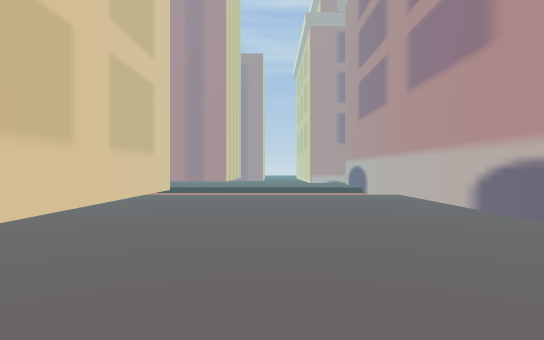
view 1 (above)

24 first-person views from a walk through a 3-D level made in the Unity game engine. The camera is 0.36 m above the floor, looks level and sees 75° across. The floor is counted in squares, 0.5 m on a side. Each view is taken from the middle of a square. On the plan, view 1 faces up. The plan holds only what a view shows up to about 11 squares ahead; the rest is blank. The place goes on beyond the plan. Some animated figures are not drawn. Some surface patterns are stand-ins.

view 2
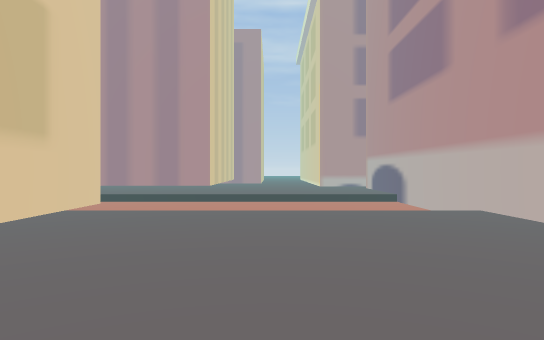

view 3
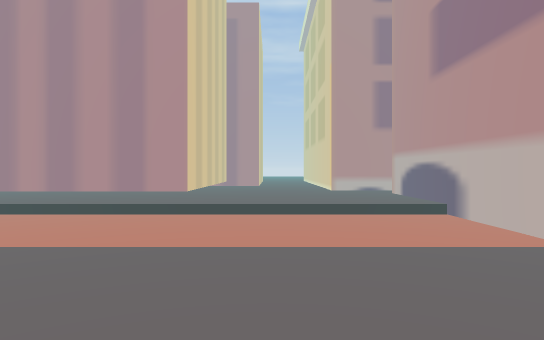

view 4
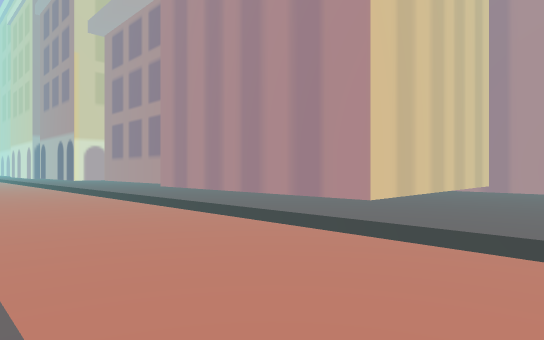

view 5
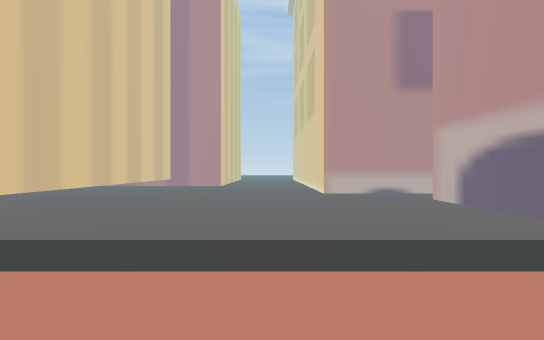

view 6
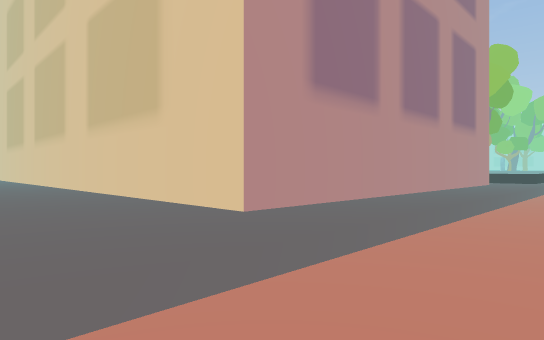

view 7
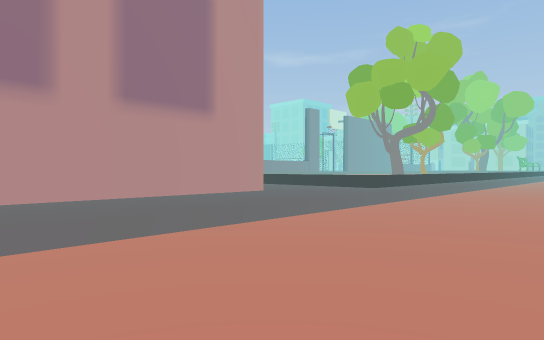

view 8
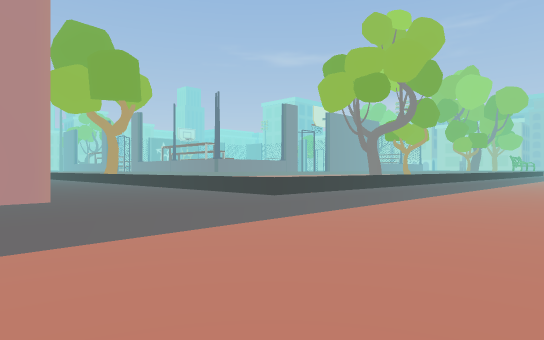

view 9
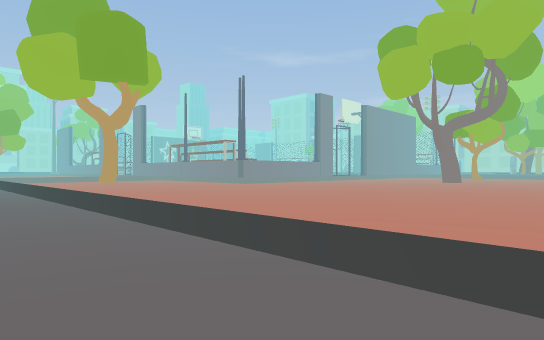

view 10
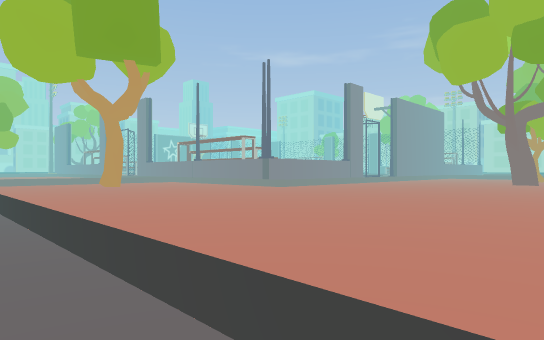

view 11
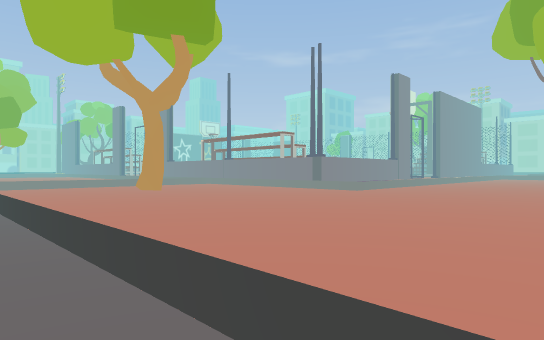

view 12
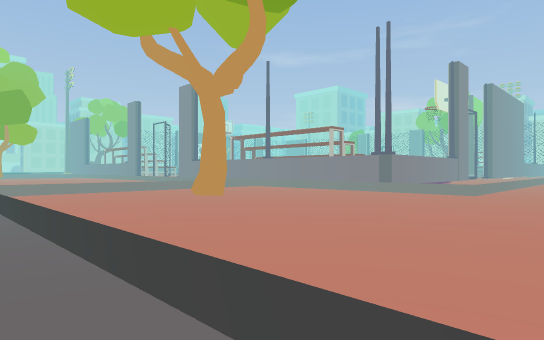

view 13
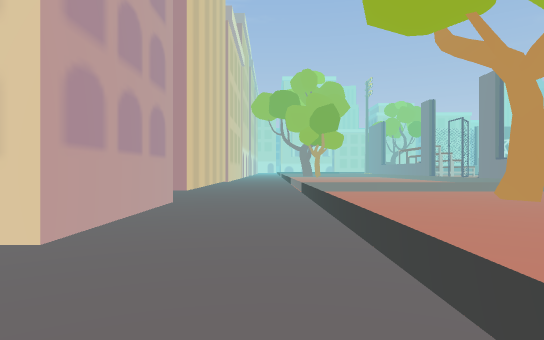

view 14
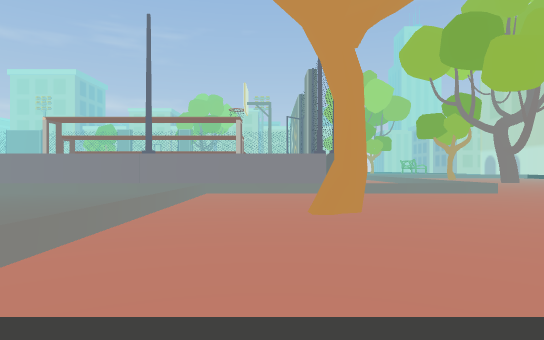

view 15
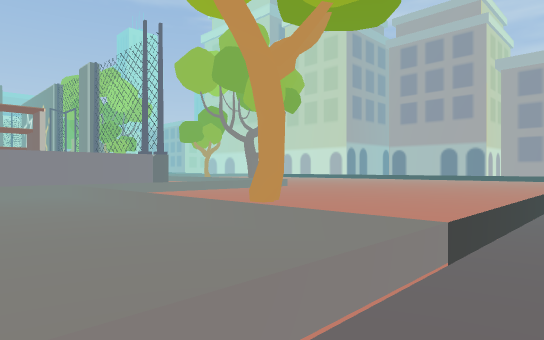

view 16
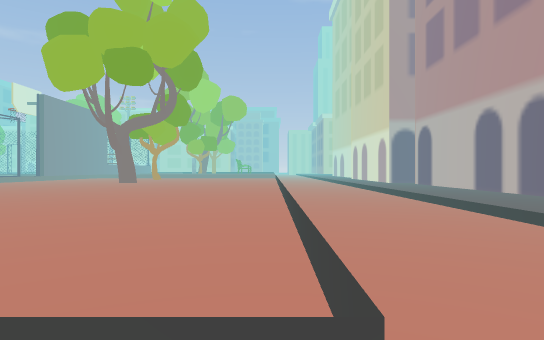

view 17
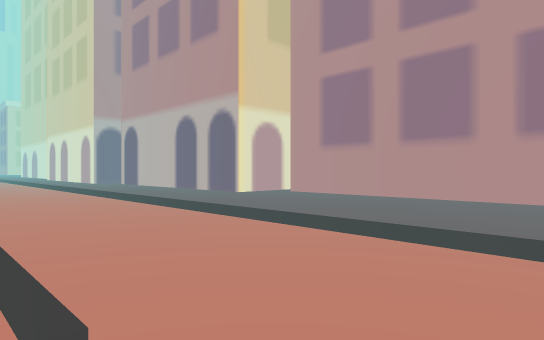

view 18
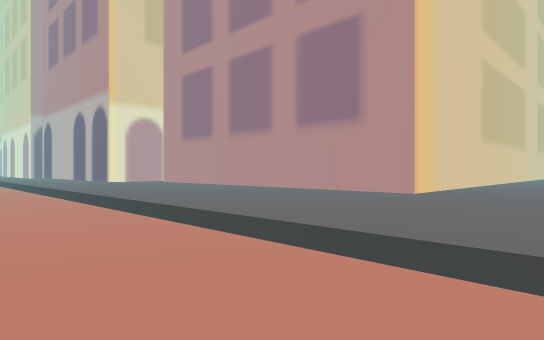

view 19
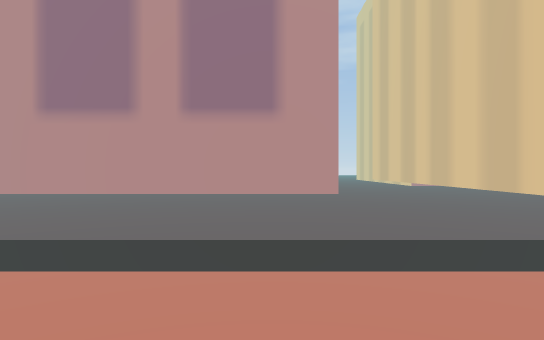

view 20
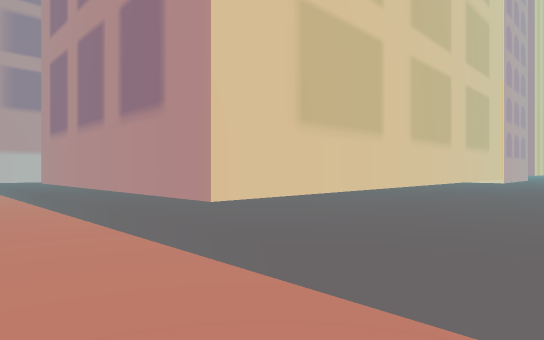

view 21
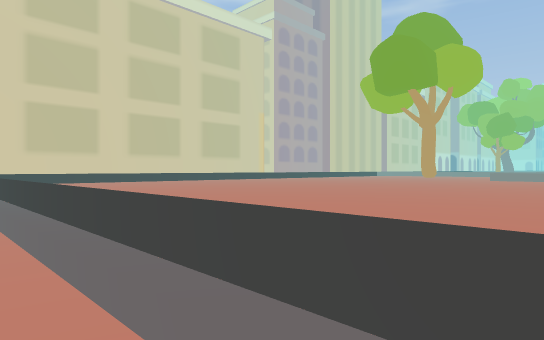

view 22
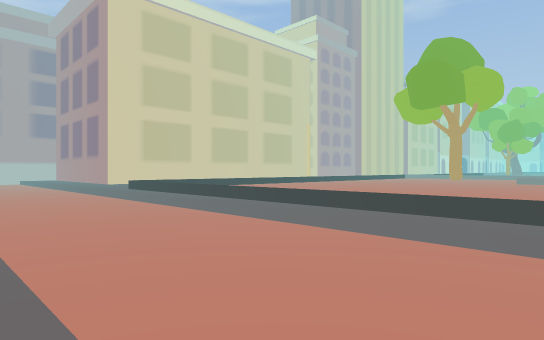

view 23
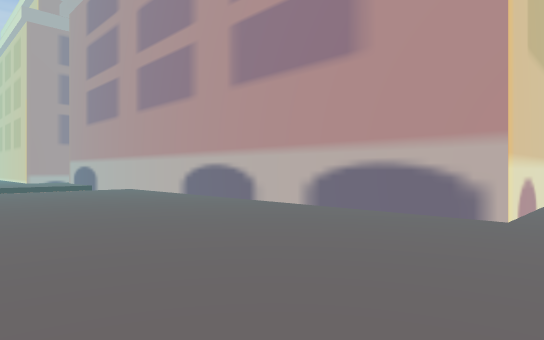

view 24
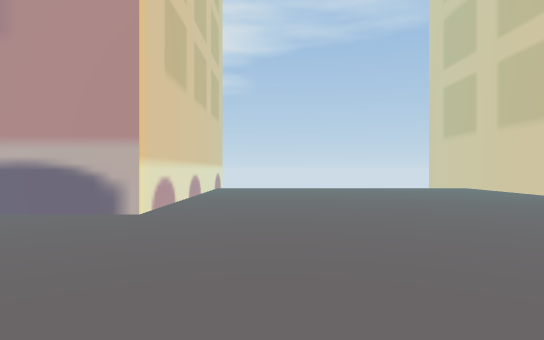

### Floor plan
Key: @ floor where view 1 was taken; # wall or solid block; . main floor; - floor 0.1 m lower than the main floor; = window, fence, low wall or low ledge; ^ raised ledge.
Columns run from 24 left of view 1 to 9 right of it. Each row starts with its distance up from view 1.
 22              #.#      #...#
 21              #.#      #...#
 20              #.#      #...###
 19              #.#      #......
 18              #.#      #.....#
 17      #########.#      #.....#
 16  #####.........#      #.....#
 15 ...............########.....#
 14  ---------------------------#
 13 ----------------------------#
 12 ----------------------------#
 11 ----------------------------#
 10 ^^^^^^^^^^^=..########......#
  9  ^^^^^^^^^^=..#      #......#
  8 ^^^^^^^^^^^=..#      #......#
  7 ^^^^^^^^^^^=..#      #......#
  6  ^^^^^^^^^^=..#      #......#
  5  ^^^^^^^^^^=..#      #......#
  4 ^^^^^^^^^^^=..#      #......#
  3 ^^^^^^^^^^^=..#      #......#
  2  ^^^^^^^^^^=..#      #......#
  1 ^^^^^^^^^^^=..#      #......#
  0 ^^^^^^^^^^^=..#      #..@...#
 -1  ^^^^^^^^^^=..#      #......#
 -2 ^^^^^^^^^^^=..       # .....######
 -3    =^^^^^^^=...       . ..........
 -4    =^^^^^^^=..##      . ..........
 -5    =^^^^^^^=..#         ..........
 -6    =^^^^^^^=..#         ..........
 -7    =^^^#^^^=..#          .........
 -8 #  =^^^^^^^=..#            .......
 -9 #  =^^^^^^^=..#             ......
-10 #  =^^^^^^^=..#               ....
-11    =^^^^^^^=..#                ...
-12    =^^^^^^^=.                   ##

Positions as (right, up) in squares from view 1, and headings:
1: (0, 0), facing up
2: (0, 4), facing up
3: (0, 7), facing up
4: (1, 10), facing up-left
5: (1, 12), facing up
6: (-1, 12), facing down-left
7: (-6, 14), facing down-left
8: (-9, 14), facing down-left
9: (-11, 9), facing down-left
10: (-12, 6), facing down-left
11: (-12, 3), facing down-left
12: (-12, 0), facing down-left
13: (-12, 0), facing down
14: (-12, -8), facing left
15: (-12, -12), facing up-left
16: (-12, 10), facing left
17: (-12, 10), facing up-left
18: (-9, 12), facing up-left
19: (-12, 12), facing up
20: (-13, 12), facing down-right
21: (-24, 11), facing down-right
22: (-24, 15), facing down-right
23: (-2, -3), facing up-right
24: (-2, -4), facing right
